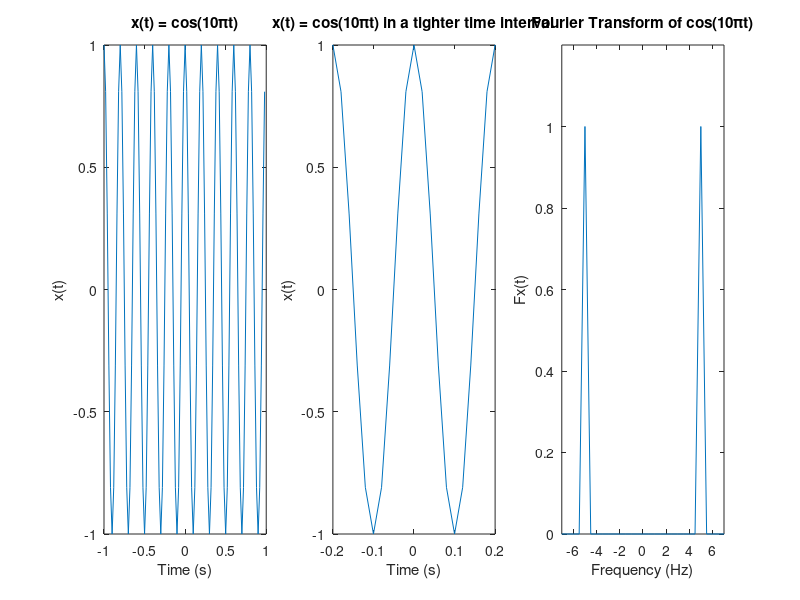

The MATLAB script that drew this image:
close all;
clc;
clearvars;

fs = 50;
ts = 1/fs;
t = -1:ts:1-ts;
x = cos(10*pi*t);

figure('Position', [500 500 1000 400]);
rows = 1; cols = 3; cnt = 1;
subplot(rows, cols, cnt);
plot(t,x);
xlim([-1, 1]);
xlabel('Time (s)');
ylabel('x(t)');
title('x(t) = cos(10\pit)');
cnt = cnt + 1;

subplot(rows, cols, cnt);
plot(t,x);
xlim([-0.2, 0.2]);
xlabel('Time (s)');
ylabel('x(t)');
title('x(t) = cos(10\pit) in a tighter time interval');
cnt = cnt + 1;

ft = fftshift(fft(x));
ft = ft / max(abs(ft));
f = -(fs/2):(fs/100):(fs/2)-(fs/100);

subplot(rows, cols, cnt);
plot(f, abs(ft));
xlim([-7, 7]);
ylim([0, 1.2]);
xlabel('Frequency (Hz)');
ylabel('F{x(t)}');
title('Fourier Transform of cos(10\pit)');